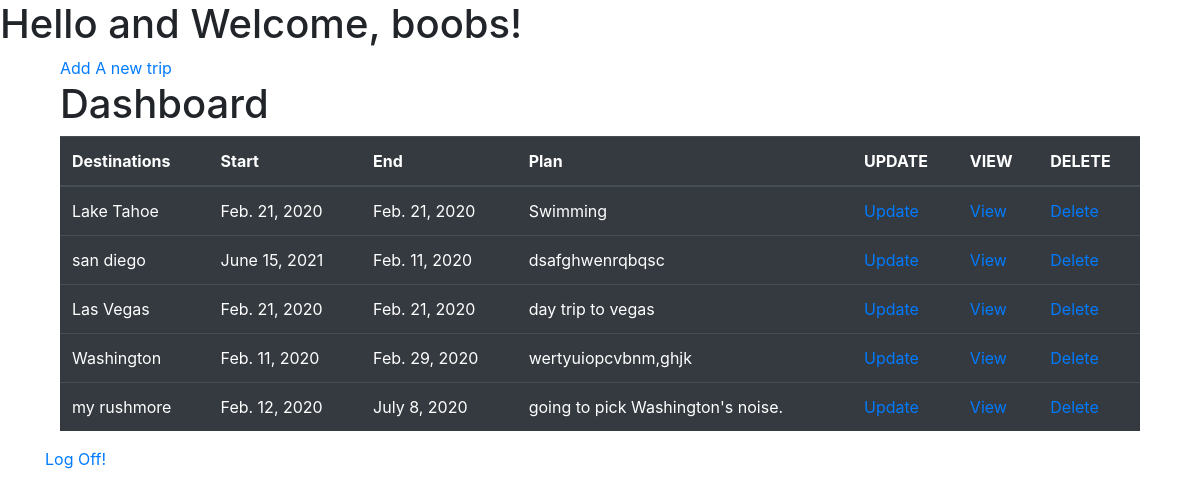
/success (signed in), run on the app's committed database.
### Exam_app/models.py (models this page shows)
class User(models.Model):
    email = models.CharField(max_length = 50)
    password = models.CharField(max_length = 50)
    F_name = models.CharField(max_length = 50)
    L_name = models.CharField(max_length = 50)
    created_at = models.DateTimeField(auto_now_add=True)
    updated_at = models.DateTimeField(auto_now=True)
    objects = UserManager()

class Trip(models.Model):
    destination = models.CharField(max_length = 50)
    start = models.DateField()
    end = models.DateField()
    plan = models.CharField(max_length= 225)
    created_at = models.DateTimeField(auto_now_add=True)
    updated_at = models.DateTimeField(auto_now=True)
    objects = TripManager()

### Exam_app/views.py (the view)
# urls.py: path('success', views.success),
def success(request):
    if 'user_id' not in request.session:
        messages.error(request, "Permission Denied")
        return redirect("/")
    context = {
        'user' : User.objects.get(id = request.session['user_id']),
        "Trips" : Trip.objects.all()
    }
    return render (request, "success.html", context)

### Exam_app/templates/Success.html (shortened to what this page needs)
<!DOCTYPE html>
<html lang="en">
<head>
    <link rel="stylesheet" href="https://stackpath.bootstrapcdn.com/bootstrap/4.4.1/css/bootstrap.min.css">
</head>
<body>
    <h1>Hello and Welcome, {{user.F_name}}!</h1>
    <div class="container">
        <div class="col-md-auto">
            <a href="newTrip">Add A new trip</a>
            <table class="table table-hover table-dark">
                <h1>Dashboard</h1>
                <thead>
                <tr>
                    <th scope="col">Destinations</th>
                    <th scope="col">Start</th>
                    <th scope="col">End</th>
                    <th scope="col">Plan</th>
                    <th scope="col">UPDATE</th>
                    <th scope="col">VIEW</th>
                    <th scope="col">DELETE</th>
                </tr>
                </thead>
                <tbody>
                {% for Trip in Trips.all %}
                <tr>
                    <td>{{Trip.destination}}</td>
                    <td>{{Trip.start}}</td>
                    <td>{{Trip.end}}</td>
                    <td>{{Trip.plan}}</td>
                    <td>
                        <a href="/editTrip/{{Trip.id}}">Update</a>
                    </td>
                    <td>
                        <a href="/view/{{Trip.id}}">View</a>
                    </td>
                    <td>
                        <a href="/delete_trip/{{Trip.id}}">Delete</a>
                    </td>
                </tr>
                {% endfor %}
                </tbody>
            </table>
        </div>
<a href="logout">Log Off!</a>
</body>
</html>

### data on the page
User: F_name "boobs"
Trip: destination "Lake Tahoe", start "Feb. 21, 2020", end "Feb. 21, 2020", plan "Swimming"
Trip: destination "san diego", start "June 15, 2021", end "Feb. 11, 2020", plan "dsafghwenrqbqsc"
Trip: destination "Las Vegas", start "Feb. 21, 2020", end "Feb. 21, 2020", plan "day trip to vegas"
Trip: destination "Washington", start "Feb. 11, 2020", end "Feb. 29, 2020", plan "wertyuiopcvbnm,ghjk"
Trip: destination "my rushmore", start "Feb. 12, 2020", end "July 8, 2020", plan "going to pick Washington's noise."
